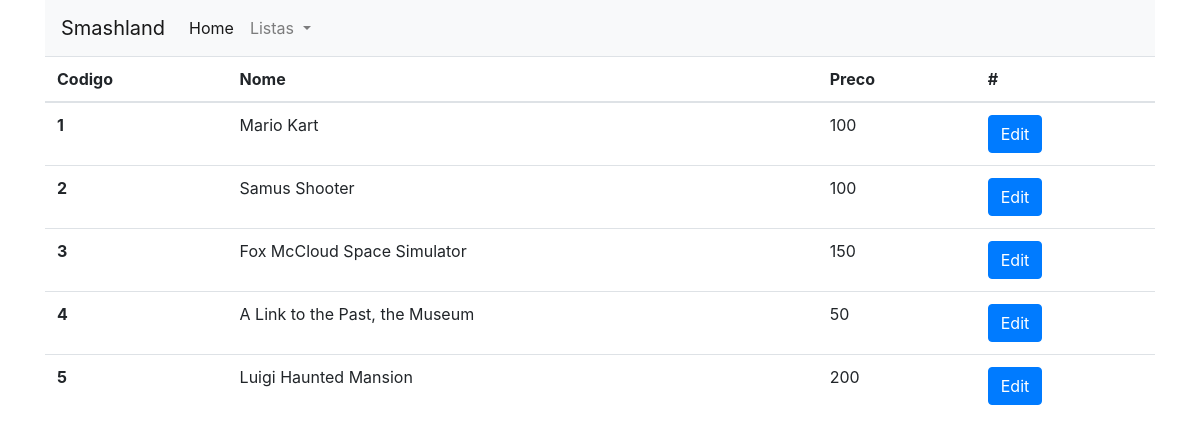
The app's page /Aplicacao/brinquedos.php with its own data.
### tables this page shows
CREATE TABLE IF NOT EXISTS `Brinquedos` (
  `Cod_brinquedo` INT NOT NULL,
  `Preco` INT(10) NOT NULL,
  `Nome` VARCHAR(45) NOT NULL,
  PRIMARY KEY (`Cod_brinquedo`));

### Aplicacao/crud.php (called while the page is built, shortened)
<?php
    function listar_brinquedos(){
        $link = abreConexao();
        $query = "select * from brinquedos";
        $result = mysqli_query($link, $query);
        $arrayBrinquedos = array();
        while($Brinquedos = mysqli_fetch_array($result)) {
            array_push($arrayBrinquedos, $Brinquedos);
        }
        return $arrayBrinquedos;
    }

### Aplicacao/brinquedos.php (the view)
<?php
    require_once "header.php";
    $brinquedos = listar_brinquedos();
?>
    <table class="table">
    <thead>
        <tr>
            <th scope="col">Codigo</th>
            <th scope="col">Nome</th>
            <th scope="col">Preco</th>
            <th scope="col">#</th>
        </tr>
    </thead>
    <tbody>
<?php
    foreach($brinquedos as $brinquedo){
?>
    <tr>
      <th scope="row"><?=$brinquedo['Cod_brinquedo']?></th>
      <td><?=$brinquedo['Nome']?></td>
      <td><?=$brinquedo['Preco']?></td>
      <td><a class="btn btn-primary" href=<?="update_brinquedo.php?cod=".$brinquedo['Cod_brinquedo']?> role="button">Edit</a></td>
    </tr>
<?php
    }
?>
    </tbody>
<?php
    require_once "footer.php";
?>

### Aplicacao/header.php (shortened to what this page needs)
<?php
    include_once "crud.php"
?>
<html>
<head>
    <link rel="stylesheet" href="https://stackpath.bootstrapcdn.com/bootstrap/4.3.1/css/bootstrap.min.css">
</head>
<body>
    <div class="container">
        <nav class="navbar navbar-expand-lg navbar-light bg-light">
            <a class="navbar-brand" href="#">Smashland</a>
            <div class="collapse navbar-collapse" id="navbarSupportedContent">
                <ul class="navbar-nav mr-auto">
                    <li class="nav-item active">
                        <a class="nav-link" href="#">Home <span class="sr-only">(current)</span></a>
                    </li>
                    <li class="nav-item dropdown">
                        <a class="nav-link dropdown-toggle" href="#" id="navbarDropdown" role="button" data-toggle="dropdown" aria-haspopup="true" aria-expanded="false">
                            Listas
                        </a>
                    </li>
                </ul>
            </div>
        </nav>

### Aplicacao/footer.php (shortened to what this page needs)
</div>
</body>
</html>

### records on screen
brinquedos: Cod_brinquedo "1", Nome "Mario Kart", Preco "100"
brinquedos: Cod_brinquedo "2", Nome "Samus Shooter", Preco "100"
brinquedos: Cod_brinquedo "3", Nome "Fox McCloud Space Simulator", Preco "150"
brinquedos: Cod_brinquedo "4", Nome "A Link to the Past, the Museum", Preco "50"
brinquedos: Cod_brinquedo "5", Nome "Luigi Haunted Mansion", Preco "200"
